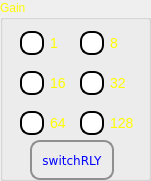
  <widget class="QGroupBox" name="grpGain">
   <property name="geometry">
    <rect>
     <x>510</x>
     <y>190</y>
     <width>151</width>
     <height>181</height>
    </rect>
   </property>
   <property name="palette">
    <palette>
     <active>
      <colorrole role="WindowText">
       <brush brushstyle="SolidPattern">
        <color alpha="255">
         <red>255</red>
         <green>255</green>
         <blue>0</blue>
        </color>
       </brush>
      </colorrole>
     </active>
     <inactive>
      <colorrole role="WindowText">
       <brush brushstyle="SolidPattern">
        <color alpha="255">
         <red>255</red>
         <green>255</green>
         <blue>0</blue>
        </color>
       </brush>
      </colorrole>
     </inactive>
     <disabled>
      <colorrole role="WindowText">
       <brush brushstyle="SolidPattern">
        <color alpha="255">
         <red>116</red>
         <green>116</green>
         <blue>116</blue>
        </color>
       </brush>
      </colorrole>
     </disabled>
    </palette>
   </property>
   <property name="title">
    <string>Gain</string>
   </property>
   <widget class="QRadioButton" name="butGain1">
    <property name="geometry">
     <rect>
      <x>20</x>
      <y>30</y>
      <width>61</width>
      <height>26</height>
     </rect>
    </property>
    <property name="styleSheet">
     <string notr="true">QRadioButton{
font: 14px;
color:yellow


}
 QRadioButton::indicator {
     width: 20px;
     height:20px;
   border: 2px solid black;
	 border-radius:10;

 }
 QRadioButton::indicator::unchecked {
		background-color:white;
     }

     QRadioButton::indicator:unchecked:hover {
		background-color:white;
     }

     QRadioButton::indicator:unchecked:pressed {
		background-color:white;
     }

     QRadioButton::indicator::checked {
		background-color:#f2a400;
     }

     QRadioButton::indicator:checked:hover {
		background-color:#f2a400;
     }

     QRadioButton::indicator:checked:pressed {
		background-color:#f2a400;
     }</string>
    </property>
    <property name="text">
     <string>1</string>
    </property>
   </widget>
   <widget class="QRadioButton" name="butGain8">
    <property name="geometry">
     <rect>
      <x>80</x>
      <y>30</y>
      <width>61</width>
      <height>26</height>
     </rect>
    </property>
    <property name="styleSheet">
     <string notr="true">QRadioButton{
font: 14px;
color:yellow
}
 QRadioButton::indicator {
     width: 20px;
     height:20px;
   border: 2px solid black;
	 border-radius:10;

 }
 QRadioButton::indicator::unchecked {
		background-color:white;
     }

     QRadioButton::indicator:unchecked:hover {
		background-color:white;
     }

     QRadioButton::indicator:unchecked:pressed {
		background-color:white;
     }

     QRadioButton::indicator::checked {
		background-color:#f2a400;
     }

     QRadioButton::indicator:checked:hover {
		background-color:#f2a400;
     }

     QRadioButton::indicator:checked:pressed {
		background-color:#f2a400;
     }</string>
    </property>
    <property name="text">
     <string>8</string>
    </property>
   </widget>
   <widget class="QRadioButton" name="butGain16">
    <property name="geometry">
     <rect>
      <x>20</x>
      <y>70</y>
      <width>61</width>
      <height>26</height>
     </rect>
    </property>
    <property name="styleSheet">
     <string notr="true">QRadioButton{
font: 14px;
color:yellow
}
 QRadioButton::indicator {
     width: 20px;
     height:20px;
   border: 2px solid black;
	 border-radius:10;

 }
 QRadioButton::indicator::unchecked {
		background-color:white;
     }

     QRadioButton::indicator:unchecked:hover {
		background-color:white;
     }

     QRadioButton::indicator:unchecked:pressed {
		background-color:white;
     }

     QRadioButton::indicator::checked {
		background-color:#f2a400;
     }

     QRadioButton::indicator:checked:hover {
		background-color:#f2a400;
     }

     QRadioButton::indicator:checked:pressed {
		background-color:#f2a400;
     }</string>
    </property>
    <property name="text">
     <string>16</string>
    </property>
   </widget>
   <widget class="QRadioButton" name="butGain32">
    <property name="geometry">
     <rect>
      <x>80</x>
      <y>70</y>
      <width>61</width>
      <height>26</height>
     </rect>
    </property>
    <property name="styleSheet">
     <string notr="true">QRadioButton{
font: 14px;
color:yellow
}
 QRadioButton::indicator {
     width: 20px;
     height:20px;
   border: 2px solid black;
	 border-radius:10;

 }
 QRadioButton::indicator::unchecked {
		background-color:white;
     }

     QRadioButton::indicator:unchecked:hover {
		background-color:white;
     }

     QRadioButton::indicator:unchecked:pressed {
		background-color:white;
     }

     QRadioButton::indicator::checked {
		background-color:#f2a400;
     }

     QRadioButton::indicator:checked:hover {
		background-color:#f2a400;
     }

     QRadioButton::indicator:checked:pressed {
		background-color:#f2a400;
     }</string>
    </property>
    <property name="text">
     <string>32</string>
    </property>
   </widget>
   <widget class="QRadioButton" name="butGain64">
    <property name="geometry">
     <rect>
      <x>20</x>
      <y>110</y>
      <width>61</width>
      <height>26</height>
     </rect>
    </property>
    <property name="styleSheet">
     <string notr="true">QRadioButton{
font: 14px;
color:yellow
}
 QRadioButton::indicator {
     width: 20px;
     height:20px;
   border: 2px solid black;
	 border-radius:10;

 }
 QRadioButton::indicator::unchecked {
		background-color:white;
     }

     QRadioButton::indicator:unchecked:hover {
		background-color:white;
     }

     QRadioButton::indicator:unchecked:pressed {
		background-color:white;
     }

     QRadioButton::indicator::checked {
		background-color:#f2a400;
     }

     QRadioButton::indicator:checked:hover {
		background-color:#f2a400;
     }

     QRadioButton::indicator:checked:pressed {
		background-color:#f2a400;
     }</string>
    </property>
    <property name="text">
     <string>64</string>
    </property>
   </widget>
   <widget class="QRadioButton" name="butGain128">
    <property name="geometry">
     <rect>
      <x>80</x>
      <y>110</y>
      <width>61</width>
      <height>26</height>
     </rect>
    </property>
    <property name="styleSheet">
     <string notr="true">QRadioButton{
font: 14px;
color:yellow
}
 QRadioButton::indicator {
     width: 20px;
     height:20px;
   border: 2px solid black;
	 border-radius:10;

 }
 QRadioButton::indicator::unchecked {
		background-color:white;
     }

     QRadioButton::indicator:unchecked:hover {
		background-color:white;
     }

     QRadioButton::indicator:unchecked:pressed {
		background-color:white;
     }

     QRadioButton::indicator::checked {
		background-color:#f2a400;
     }

     QRadioButton::indicator:checked:hover {
		background-color:#f2a400;
     }

     QRadioButton::indicator:checked:pressed {
		background-color:#f2a400;
     }</string>
    </property>
    <property name="text">
     <string>128</string>
    </property>
   </widget>
   <widget class="QPushButton" name="butSwitchRly">
    <property name="geometry">
     <rect>
      <x>30</x>
      <y>140</y>
      <width>84</width>
      <height>40</height>
     </rect>
    </property>
    <property name="palette">
     <palette>
      <active>
       <colorrole role="WindowText">
        <brush brushstyle="SolidPattern">
         <color alpha="255">
          <red>0</red>
          <green>0</green>
          <blue>255</blue>
         </color>
        </brush>
       </colorrole>
       <colorrole role="Button">
        <brush brushstyle="LinearGradientPattern">
         <gradient startx="0.000000000000000" starty="0.000000000000000" endx="0.000000000000000" endy="1.000000000000000" type="LinearGradient" spread="PadSpread" coordinatemode="ObjectBoundingMode">
          <gradientstop position="0.000000000000000">
           <color alpha="255">
            <red>246</red>
            <green>247</green>
            <blue>250</blue>
           </color>
          </gradientstop>
          <gradientstop position="1.000000000000000">
           <color alpha="255">
            <red>218</red>
            <green>219</green>
            <blue>222</blue>
           </color>
          </gradientstop>
         </gradient>
        </brush>
       </colorrole>
       <colorrole role="Text">
        <brush brushstyle="SolidPattern">
         <color alpha="255">
          <red>0</red>
          <green>0</green>
          <blue>255</blue>
         </color>
        </brush>
       </colorrole>
       <colorrole role="ButtonText">
        <brush brushstyle="SolidPattern">
         <color alpha="255">
          <red>0</red>
          <green>0</green>
          <blue>255</blue>
         </color>
        </brush>
       </colorrole>
       <colorrole role="Base">
        <brush brushstyle="LinearGradientPattern">
         <gradient startx="0.000000000000000" starty="0.000000000000000" endx="0.000000000000000" endy="1.000000000000000" type="LinearGradient" spread="PadSpread" coordinatemode="ObjectBoundingMode">
          <gradientstop position="0.000000000000000">
           <color alpha="255">
            <red>246</red>
            <green>247</green>
            <blue>250</blue>
           </color>
          </gradientstop>
          <gradientstop position="1.000000000000000">
           <color alpha="255">
            <red>218</red>
            <green>219</green>
            <blue>222</blue>
           </color>
          </gradientstop>
         </gradient>
        </brush>
       </colorrole>
       <colorrole role="Window">
        <brush brushstyle="LinearGradientPattern">
         <gradient startx="0.000000000000000" starty="0.000000000000000" endx="0.000000000000000" endy="1.000000000000000" type="LinearGradient" spread="PadSpread" coordinatemode="ObjectBoundingMode">
          <gradientstop position="0.000000000000000">
           <color alpha="255">
            <red>246</red>
            <green>247</green>
            <blue>250</blue>
           </color>
          </gradientstop>
          <gradientstop position="1.000000000000000">
           <color alpha="255">
            <red>218</red>
            <green>219</green>
            <blue>222</blue>
           </color>
          </gradientstop>
         </gradient>
        </brush>
       </colorrole>
      </active>
      <inactive>
       <colorrole role="WindowText">
        <brush brushstyle="SolidPattern">
         <color alpha="255">
          <red>0</red>
          <green>0</green>
          <blue>255</blue>
         </color>
        </brush>
       </colorrole>
       <colorrole role="Button">
        <brush brushstyle="LinearGradientPattern">
         <gradient startx="0.000000000000000" starty="0.000000000000000" endx="0.000000000000000" endy="1.000000000000000" type="LinearGradient" spread="PadSpread" coordinatemode="ObjectBoundingMode">
          <gradientstop position="0.000000000000000">
           <color alpha="255">
            <red>246</red>
            <green>247</green>
            <blue>250</blue>
           </color>
          </gradientstop>
          <gradientstop position="1.000000000000000">
           <color alpha="255">
            <red>218</red>
            <green>219</green>
            <blue>222</blue>
           </color>
          </gradientstop>
         </gradient>
        </brush>
       </colorrole>
       <colorrole role="Text">
        <brush brushstyle="SolidPattern">
         <color alpha="255">
          <red>0</red>
          <green>0</green>
          <blue>255</blue>
         </color>
        </brush>
       </colorrole>
       <colorrole role="ButtonText">
        <brush brushstyle="SolidPattern">
         <color alpha="255">
          <red>0</red>
          <green>0</green>
          <blue>255</blue>
         </color>
        </brush>
       </colorrole>
       <colorrole role="Base">
        <brush brushstyle="LinearGradientPattern">
         <gradient startx="0.000000000000000" starty="0.000000000000000" endx="0.000000000000000" endy="1.000000000000000" type="LinearGradient" spread="PadSpread" coordinatemode="ObjectBoundingMode">
          <gradientstop position="0.000000000000000">
           <color alpha="255">
            <red>246</red>
            <green>247</green>
            <blue>250</blue>
           </color>
          </gradientstop>
          <gradientstop position="1.000000000000000">
           <color alpha="255">
            <red>218</red>
            <green>219</green>
            <blue>222</blue>
           </color>
          </gradientstop>
         </gradient>
        </brush>
       </colorrole>
       <colorrole role="Window">
        <brush brushstyle="LinearGradientPattern">
         <gradient startx="0.000000000000000" starty="0.000000000000000" endx="0.000000000000000" endy="1.000000000000000" type="LinearGradient" spread="PadSpread" coordinatemode="ObjectBoundingMode">
          <gradientstop position="0.000000000000000">
           <color alpha="255">
            <red>246</red>
            <green>247</green>
            <blue>250</blue>
           </color>
          </gradientstop>
          <gradientstop position="1.000000000000000">
           <color alpha="255">
            <red>218</red>
            <green>219</green>
            <blue>222</blue>
           </color>
          </gradientstop>
         </gradient>
        </brush>
       </colorrole>
      </inactive>
      <disabled>
       <colorrole role="WindowText">
        <brush brushstyle="SolidPattern">
         <color alpha="255">
          <red>0</red>
          <green>0</green>
          <blue>255</blue>
         </color>
        </brush>
       </colorrole>
       <colorrole role="Button">
        <brush brushstyle="LinearGradientPattern">
         <gradient startx="0.000000000000000" starty="0.000000000000000" endx="0.000000000000000" endy="1.000000000000000" type="LinearGradient" spread="PadSpread" coordinatemode="ObjectBoundingMode">
          <gradientstop position="0.000000000000000">
           <color alpha="255">
            <red>246</red>
            <green>247</green>
            <blue>250</blue>
           </color>
          </gradientstop>
          <gradientstop position="1.000000000000000">
           <color alpha="255">
            <red>218</red>
            <green>219</green>
            <blue>222</blue>
           </color>
          </gradientstop>
         </gradient>
        </brush>
       </colorrole>
       <colorrole role="Text">
        <brush brushstyle="SolidPattern">
         <color alpha="255">
          <red>0</red>
          <green>0</green>
          <blue>255</blue>
         </color>
        </brush>
       </colorrole>
       <colorrole role="ButtonText">
        <brush brushstyle="SolidPattern">
         <color alpha="255">
          <red>0</red>
          <green>0</green>
          <blue>255</blue>
         </color>
        </brush>
       </colorrole>
       <colorrole role="Base">
        <brush brushstyle="LinearGradientPattern">
         <gradient startx="0.000000000000000" starty="0.000000000000000" endx="0.000000000000000" endy="1.000000000000000" type="LinearGradient" spread="PadSpread" coordinatemode="ObjectBoundingMode">
          <gradientstop position="0.000000000000000">
           <color alpha="255">
            <red>246</red>
            <green>247</green>
            <blue>250</blue>
           </color>
          </gradientstop>
          <gradientstop position="1.000000000000000">
           <color alpha="255">
            <red>218</red>
            <green>219</green>
            <blue>222</blue>
           </color>
          </gradientstop>
         </gradient>
        </brush>
       </colorrole>
       <colorrole role="Window">
        <brush brushstyle="LinearGradientPattern">
         <gradient startx="0.000000000000000" starty="0.000000000000000" endx="0.000000000000000" endy="1.000000000000000" type="LinearGradient" spread="PadSpread" coordinatemode="ObjectBoundingMode">
          <gradientstop position="0.000000000000000">
           <color alpha="255">
            <red>246</red>
            <green>247</green>
            <blue>250</blue>
           </color>
          </gradientstop>
          <gradientstop position="1.000000000000000">
           <color alpha="255">
            <red>218</red>
            <green>219</green>
            <blue>222</blue>
           </color>
          </gradientstop>
         </gradient>
        </brush>
       </colorrole>
      </disabled>
     </palette>
    </property>
    <property name="font">
     <font>
      <family>DejaVu Sans</family>
     </font>
    </property>
    <property name="focusPolicy">
     <enum>Qt::NoFocus</enum>
    </property>
    <property name="styleSheet">
     <string notr="true"> QPushButton {
     border: 2px solid #8f8f91;
     border-radius: 10px;
     background-color: qlineargradient(x1: 0, y1: 0, x2: 0, y2: 1,
                                       stop: 0 #f6f7fa, stop: 1 #dadbde);
     min-width: 80px;
 }

 QPushButton:pressed {
     background-color: qlineargradient(x1: 0, y1: 0, x2: 0, y2: 1,
                                       stop: 0 #dadbde, stop: 1 #f6f7fa);
 }

 QPushButton:flat {
     border: none; /* no border for a flat push button */
 }

 QPushButton:default {
     border-color: navy; /* make the default button prominent */
 }</string>
    </property>
    <property name="text">
     <string>switchRLY</string>
    </property>
   </widget>
  </widget>
